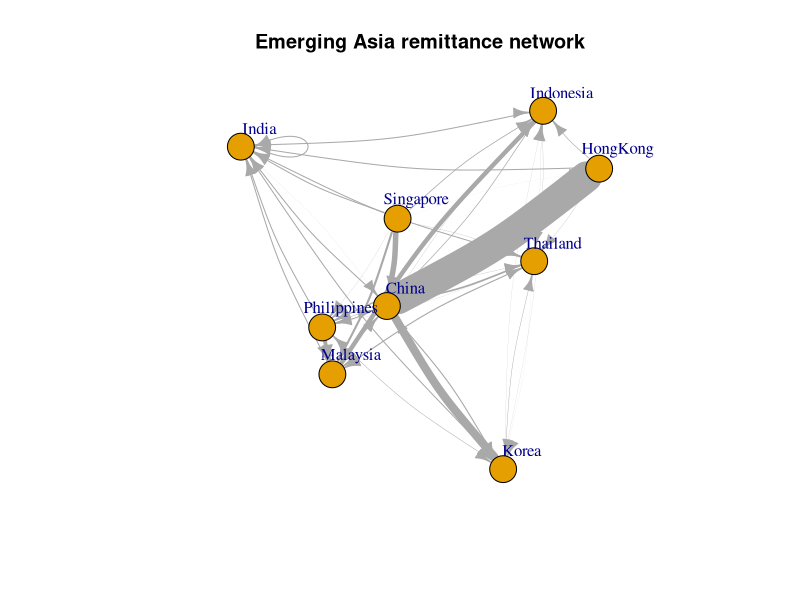

Reproduce this figure in R.
## ---- chunk 1
knitr::opts_chunk$set(echo = TRUE)
#setwd("D:/Dropbox/UChicago MACSS/Courses/MACS30000/Assignments/Assignment5")
rm(list = ls())
#install.packages("igraph")
library(igraph)
## ---- chunk 2
# load in the data
remit = as.data.frame(read.csv("./bilateral-remittance.csv"))
rownames(remit) = remit[,2]
remit[,c(1, 2)] = NULL
country_list = c("China", "India", "Philippines", "Indonesia", "Singapore", "Thailand",
                 "Korea", "Malaysia", "HongKong")
remit_ea = remit[country_list, country_list]
remit_ea$India = as.numeric(levels(remit_ea$India))[remit_ea$India]
#remit_ea[remit_ea == 0] = 1e-10
remit_ea = as.matrix(remit_ea)
#net=graph.adjacency(remit_ea,mode="directed",weighted=TRUE,diag=FALSE)



# Plotting the network graph
set.seed(231)
colourlist <- 
  #palette(
  c(
    "#6a3d9a",
    "#1f78b4",
    "#b2df8a",
    "#33a02c",
    "#fb9a99",
    "#e31a1c",
    "#fdbf6f",
    "#ff7f00",
    "#cab2d6"
  )
g <- graph.adjacency(remit_ea, mode = "directed", weighted = T)

#E(g)$width <- E(g)$weight/4.5
E(g)$width <- E(g)$weight/500
E(g)$arrow.size <- .8
g$main <- "Emerging Asia remittance network"
plot(g, vertex.label.dist=2, edge.curved = 0.1)
  
